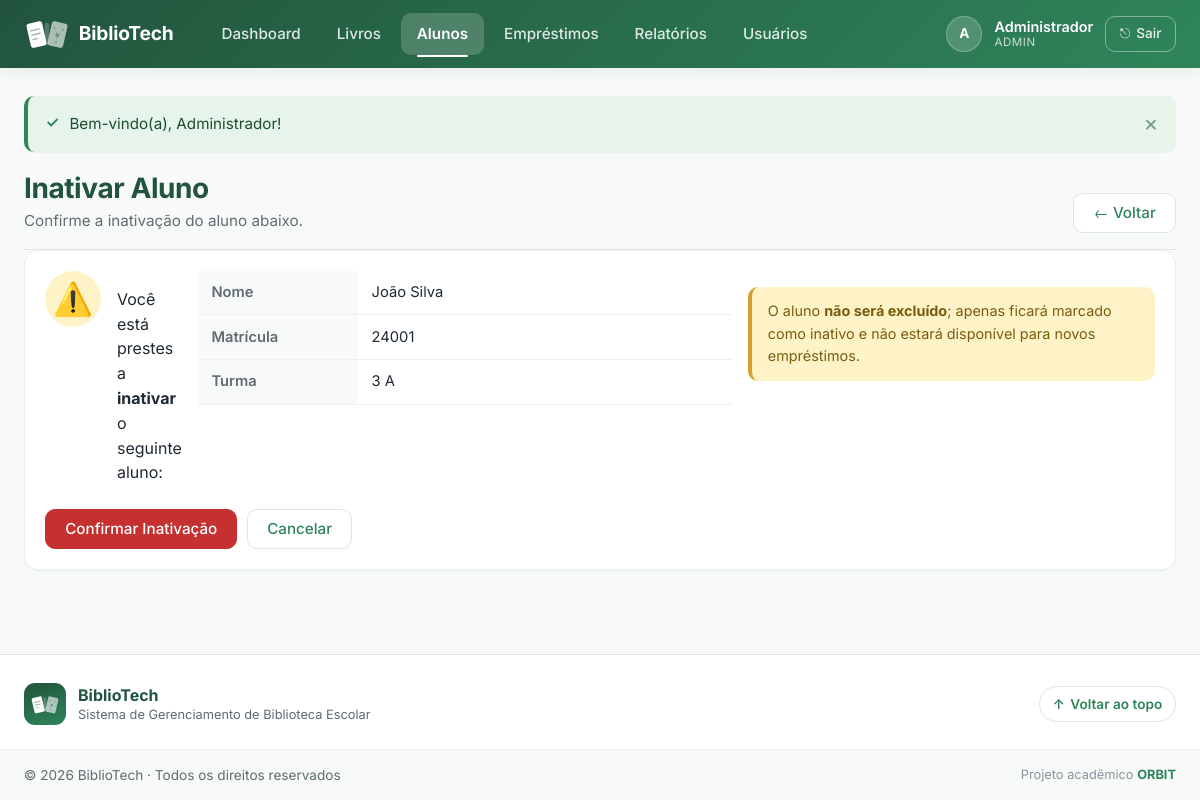
The app's page /alunos/inativar.php?id=1 (signed in) with its own data.
### tables this page shows
CREATE TABLE IF NOT EXISTS alunos (
    id         INT           NOT NULL AUTO_INCREMENT,
    nome       VARCHAR(100)  NOT NULL,
    matricula  VARCHAR(20)   NOT NULL,     
    turma      VARCHAR(20)   DEFAULT NULL,
    email      VARCHAR(100)  DEFAULT NULL,
    telefone   VARCHAR(20)   DEFAULT NULL,
    ativo      TINYINT(1)    NOT NULL DEFAULT 1,  
    criado_em  TIMESTAMP     NOT NULL DEFAULT CURRENT_TIMESTAMP,
    atualizado_em TIMESTAMP  NOT NULL DEFAULT CURRENT_TIMESTAMP
                             ON UPDATE CURRENT_TIMESTAMP,

    CONSTRAINT pk_alunos          PRIMARY KEY (id),
    CONSTRAINT uq_alunos_matricula UNIQUE (matricula)  
);

### alunos/inativar.php (the view, shortened to what this page needs)
<?php
require_once __DIR__ . '/../includes/conexao.php';
$id = filter_input(INPUT_GET, 'id', FILTER_VALIDATE_INT, [
    'options' => ['min_range' => 1],
]);
try {
    $stmt = $pdo->prepare(
        'SELECT id, nome, matricula, turma, ativo
           FROM alunos
          WHERE id = :id'
    );
    $stmt->execute([':id' => $id]);
    $aluno = $stmt->fetch();
} catch (PDOException $e) {
    error_log('[BiblioTech] alunos/inativar busca: ' . $e->getMessage());
    flash('erro', 'Erro ao carregar dados do aluno.');
    redirecionar(BASE_URL . '/alunos/listar.php');
}
$emprestimos_ativos = 0;
try {
    $stmtEmp = $pdo->prepare(
        "SELECT COUNT(*) AS total
           FROM emprestimos
          WHERE aluno_id = :id
            AND status  IN ('ativo', 'em_atraso')"
    );
    $stmtEmp->execute([':id' => $id]);
    $emprestimos_ativos = (int) $stmtEmp->fetchColumn();
} catch (PDOException $e) {
    error_log('[BiblioTech] alunos/inativar emp count: ' . $e->getMessage());
    $emprestimos_ativos = 0;
}
require_once __DIR__ . '/../includes/header.php';
require_once __DIR__ . '/../includes/navbar.php';
?>
<div class="pagina-cabecalho">
    <div class="pagina-cabecalho-texto">
        <h1 class="pagina-titulo">Inativar Aluno</h1>
        <p class="pagina-subtitulo">Confirme a inativação do aluno abaixo.</p>
    </div>
    <a href="<?= e(BASE_URL) ?>/alunos/listar.php" class="btn btn-secundario">
        &larr; Voltar
    </a>
</div>
<?php if ($emprestimos_ativos > 0): ?>
    <div class="flash flash-erro">
        <strong>Ação bloqueada.</strong>
        Este aluno possui <strong><?= $emprestimos_ativos ?></strong> empréstimo(s)
        ativo(s) ou em atraso. Não é possível inativá-lo enquanto houver livros por devolver.
        Regularize os empréstimos antes de inativar.
    </div>
    <div class="card card-formulario">
        <div class="form-acoes">
            <a href="<?= e(BASE_URL) ?>/alunos/listar.php" class="btn btn-primario">
                Voltar à Listagem
            </a>
        </div>
    </div>
<?php else: ?>
    <div class="card card-formulario">
        <div class="confirmacao-bloco">
            <div class="confirmacao-icone">⚠️</div>
            <p class="confirmacao-texto">
                Você está prestes a <strong>inativar</strong> o seguinte aluno:
            </p>
            <table class="tabela-detalhes">
                <tr>
                    <th>Nome</th>
                    <td><?= e($aluno['nome']) ?></td>
                </tr>
                <tr>
                    <th>Matrícula</th>
                    <td><?= e($aluno['matricula']) ?></td>
                </tr>
                <?php if (!empty($aluno['turma'])): ?>
                <tr>
                    <th>Turma</th>
                    <td><?= e($aluno['turma']) ?></td>
                </tr>
                <?php endif; ?>
            </table>
            <p class="confirmacao-aviso">
                O aluno <strong>não será excluído</strong>; apenas ficará marcado como
                inativo e não estará disponível para novos empréstimos.
            </p>
        </div>
        <form method="POST"
              action="<?= e(BASE_URL) ?>/alunos/alunos-back.php">
            <div class="form-acoes">
                <button type="submit" class="btn btn-perigo">
                    Confirmar Inativação
                </button>
                <a href="<?= e(BASE_URL) ?>/alunos/listar.php" class="btn btn-secundario">
                    Cancelar
                </a>
            </div>
        </form>
    </div>
<?php endif; ?>
<?php require_once __DIR__ . '/../includes/footer.php'; ?>

### assets/css/style.css (style rules this page uses)
:root { --verde-principal: #2F855A; --verde-escuro: #22543D; --verde-claro: #E6F4EA; --verde-hover: #C6F6D5; --fundo: #F7FAF8; --superficie: #FFFFFF; --card-bg: #FFFFFF; --texto-principal: #1F2933; --texto-secundario: #5F6C72; --texto-suave: #8895A0; --borda: #DDE5DD; --borda-suave: #ECF0EE; --perigo: #C53030; --perigo-bg: #FED7D7; --alerta: #D69E2E; --alerta-bg: #FEF3C7; --info: #3182CE; --info-bg: #E3F2FD; --sucesso: #2F855A; --sucesso-bg: #E6F4EA; --azul-escuro: var(--verde-escuro); --azul: var(--verde-principal); --azul-table: var(--verde-claro); --verde: var(--sucesso); --vermelho: var(--perigo); --vermelho-claro: var(--perigo-bg); --roxo: #6C5CE7; --roxo-claro: #E5DFFD; --cinza-100: var(--fundo); --cinza-200: var(--borda-suave); --cinza-300: var(--borda); --cinza-500: var(--texto-secundario); --cinza-700: var(--texto-principal); --cinza-900: #0F1722; --branco: var(--superficie); --raio: 10px; --raio-grande: 14px; --raio-pill: 999px; --sombra-sm: 0 1px 2px rgba(34, 84, 61, .06); --sombra: 0 4px 14px rgba(34, 84, 61, .08); --sombra-lg: 0 12px 32px rgba(34, 84, 61, .14); --sombra-foco: 0 0 0 3px rgba(47, 133, 90, .18); --transicao: all .2s ease-in-out; --fonte: "Inter", "Segoe UI", Roboto, "Helvetica Neue", Arial, sans-serif; }
*, *::before, *::after { box-sizing: border-box; }
html, body { margin: 0; padding: 0; }
body { font-family: var(--fonte); color: var(--texto-principal); background: var(--fundo); line-height: 1.55; min-height: 100vh; display: flex; flex-direction: column; -webkit-font-smoothing: antialiased; -moz-osx-font-smoothing: grayscale; }
a { color: var(--verde-principal); text-decoration: none; transition: var(--transicao); }
button { font-family: inherit; cursor: pointer; }
.pagina-cabecalho, .page-header { display: flex; justify-content: space-between; align-items: flex-end; flex-wrap: wrap; gap: 1rem; padding-bottom: 1rem; border-bottom: 1px solid var(--borda); }
.pagina-cabecalho-texto { min-width: 0; }
.pagina-cabecalho h1, .pagina-titulo, .page-header h1 { margin: 0 0 .25rem 0; color: var(--verde-escuro); font-size: 1.75rem; font-weight: 700; letter-spacing: -0.015em; line-height: 1.2; }
.subtitulo, .pagina-subtitulo { color: var(--texto-secundario); margin: 0; font-size: .95rem; }
.card { background: var(--card-bg); border-radius: var(--raio-grande); padding: 1.25rem; box-shadow: var(--sombra-sm); border: 1px solid var(--borda-suave); transition: var(--transicao); }
.btn { display: inline-flex; align-items: center; justify-content: center; gap: .5rem; padding: .6rem 1.2rem; border: 1px solid transparent; border-radius: var(--raio); font-size: .95rem; font-weight: 500; cursor: pointer; transition: var(--transicao); text-decoration: none; background: transparent; line-height: 1.2; white-space: nowrap; }
.btn-secundario, .btn-secondary { background: var(--branco); color: var(--verde-principal); border-color: var(--borda); }
.btn-perigo, .btn-danger { background: var(--perigo); color: var(--branco); border-color: var(--perigo); }
.form-acoes, .form-actions, .form-grupo-acoes { display: flex; gap: .6rem; flex-wrap: wrap; padding-top: .5rem; }
.confirmacao-bloco { display: flex; gap: 1rem; align-items: flex-start; }
.confirmacao-icone { font-size: 2rem; width: 56px; height: 56px; border-radius: 50%; background: var(--alerta-bg); color: #8B6914; display: inline-flex; align-items: center; justify-content: center; flex-shrink: 0; }
.confirmacao-texto { flex: 1; }
.confirmacao-aviso { padding: .85rem 1rem; background: var(--alerta-bg); border-left: 4px solid var(--alerta); border-radius: var(--raio); color: #7B5C0F; font-size: .9rem; margin: 1rem 0; }
.tabela-detalhes { width: 100%; border-collapse: collapse; margin-bottom: 1rem; }
.tabela-detalhes th, .tabela-detalhes td { padding: .65rem .85rem; border-bottom: 1px solid var(--borda-suave); text-align: left; vertical-align: top; font-size: .92rem; }
.tabela-detalhes th { background: var(--fundo); color: var(--texto-secundario); font-weight: 600; width: 30%; }

### records on screen
alunos: nome "João Silva", matricula "24001", turma "3 A"

### other values on screen
$iniciais "A"
$_SESSION['usuario_nome'] "Administrador"
$_SESSION['usuario_perfil'] "ADMIN"
$msg['mensagem'] "Bem-vindo(a), Administrador!"
